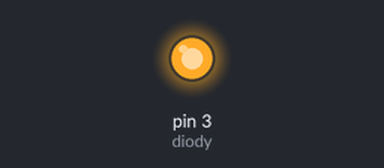
Recording of a sketch running on a simulated Arduino Uno, built with avr-gcc and run on an emulated ATmega328P. On the bench: output pins drawn as LEDs (lit = HIGH).

Above: at 2.5 s.
At 12.2 s:
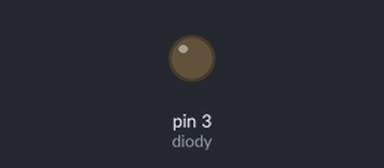
Timing chart, 0 to 16.9 s (numbered marks = the images above):
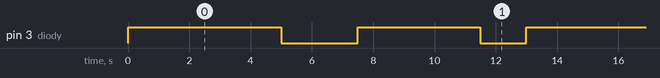

Measured:
- by itself, pin 3 (diody): repeats every 13.0 s: LOW 2.5 s, HIGH 4.0 s, LOW 1.5 s, HIGH 5.0 s
- by itself, everything shown: repeats every 13.0 s, in 4 steps

The sketch:

_3_2b.ino
```cpp
int diody = 3;               			// diody podłączone do pinu 3

void setup()                  			// początkowa konfiguracja - część przygotowująca
{
  pinMode(diody, OUTPUT);     		// ustaw jako wyjście
}

void loop()                  			// główna pętla programu
{
  digitalWrite(diody, HIGH);   		// ustaw stan wysoki
  delay(5000);                  			// czeaj 5 sekund
  digitalWrite(diody, LOW);    		// ustaw stan niski
  delay(2500);                 			// czekaj 2,5 sekundy
  digitalWrite(diody, HIGH);   		// ustaw stan wysoki
  delay(4000);                  			// czeaj 4 sekundy
  digitalWrite(diody, LOW);    		// ustaw stan niski
  delay(1500);                  			// czekaj 1,5 sekundy
}
```
